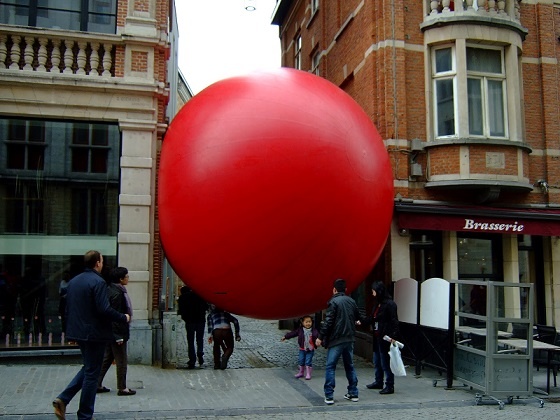
//> input picture 15w_fc/fc_youbot_hackathon/ros-cpp-ball-detector/ros/images/redball-en-churros-002.jpg, 560 x 420 px
$ ./fc_youbot_hackathon_node ../images/redball-en-churros-002.jpg   (built with g++ and OpenCV 4)
//> lines starting //> are read from the running program, lines starting //| are printed output that depends on the picture; after the words box and inside, x2 and y2 are one past the last pixel; in counts of white or black regions, pixels touching at a corner belong together
#include <fc_youbot_hackathon/ball_detector.h>

using namespace cv;

int main( int argc, char * argv[] ) {
    Mat img = imread(argv[1], CV_LOAD_IMAGE_COLOR);
//> img is the input picture: 420 rows x 560 cols, CV_8UC3; mean B, G, R 66.1, 70.6, 98.8
    if ( !img.data ) {
        std::cout << "Invalid file name!"  << std::endl;
        return 1;
    }

    /* Convert to HSV format */
    Mat hsv;
    cvtColor( img, hsv, CV_BGR2HSV );
//> hsv: 420 rows x 560 cols, CV_8UC3; mean H, S, V 64.3, 121.1, 104.7

    /* Two masks are used to handle wrap around cases
     * Note: Ranges of HSV in OpenCV are
     *      - H: 0-180
     *      - S: 0-255
     *      - V: 0-255 */
    //Size size = hsv.size();
    Mat mask( hsv.size(), CV_8UC1 );
    Mat mask_lower( hsv.size(), CV_8UC1 );
    inRange(hsv, Scalar( 0.96*180, 0.23*256, 0.17*256 ),
                    Scalar( 1.00*180, 1.00*256, 0.99*256 ), mask);
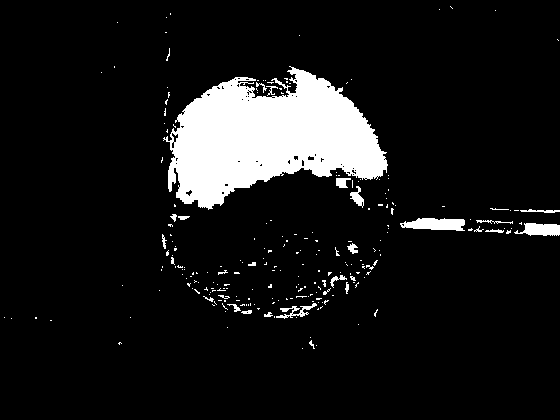
//> mask: 420 rows x 560 cols, CV_8UC1; 9.3% white; 237 white regions (208 under 20 px), largest, box (x1, y1, x2, y2) and area: (163, 66, 388, 210) 18809, (400, 218, 465, 231) 623, (514, 223, 560, 236) 422
    inRange(hsv, Scalar( 0.00*180, 0.23*256, 0.17*256 ),
                    Scalar( 0.02*180, 1.00*256, 0.99*256 ), mask_lower);
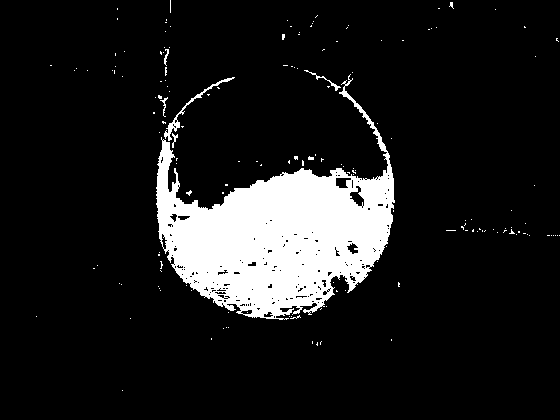
//> mask_lower: 420 rows x 560 cols, CV_8UC1; 11.3% white; 162 white regions (156 under 20 px), largest, box (x1, y1, x2, y2) and area: (156, 74, 395, 320) 25508, (164, 77, 235, 141) 323, (304, 70, 341, 91) 83, (160, 97, 168, 117) 41, (164, 49, 169, 66) 38, (172, 133, 178, 148) 37

    bitwise_or(mask, mask_lower, mask);
    //std::cout << "Got to line 31"  << std::endl;

    /* Morphological operations to eliminate noises */
    Mat se21 = getStructuringElement(MORPH_RECT, Size( 2*10 + 1, 2*10+1 ), Point( 10, 10 ));
    Mat se11 = getStructuringElement(MORPH_RECT, Size( 2*4 + 1, 2*4+1 ),  Point( 4, 4 ));
    morphologyEx(mask, mask, MORPH_CLOSE, se11); // See completed example for cvClose definition
    morphologyEx(mask, mask, MORPH_OPEN, se21);  // See completed example for cvOpen  definition
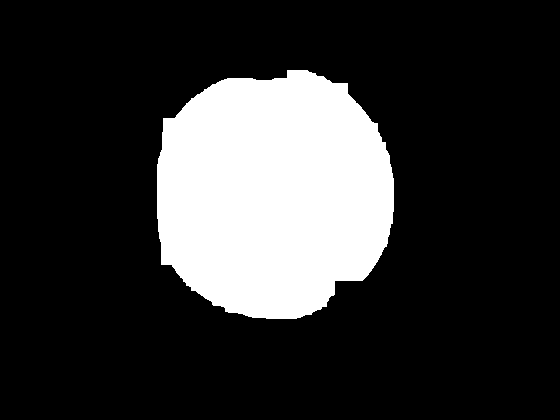
//> mask: 420 rows x 560 cols, CV_8UC1; 20.2% white; 1 white region, box (x1, y1, x2, y2) and area: (157, 70, 394, 319) 47504

    namedWindow( "Mask Image", CV_WINDOW_AUTOSIZE );
    imshow( "Mask Image", mask );
    waitKey(0);
    destroyWindow( "Mask Image" );
    return 0;
}
